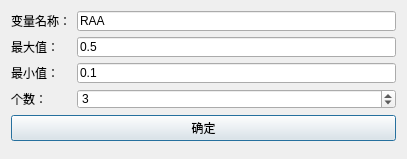
<?xml version="1.0" encoding="UTF-8"?>
<ui version="4.0">
 <class>VariateInputDialog_UI</class>
 <widget class="QDialog" name="VariateInputDialog_UI">
  <property name="geometry">
   <rect>
    <x>0</x>
    <y>0</y>
    <width>407</width>
    <height>159</height>
   </rect>
  </property>
  <property name="windowTitle">
   <string>Dialog</string>
  </property>
  <layout class="QGridLayout" name="gridLayout">
   <item row="0" column="0">
    <layout class="QHBoxLayout" name="horizontalLayout">
     <item>
      <widget class="QLabel" name="label">
       <property name="minimumSize">
        <size>
         <width>60</width>
         <height>20</height>
        </size>
       </property>
       <property name="maximumSize">
        <size>
         <width>60</width>
         <height>20</height>
        </size>
       </property>
       <property name="text">
        <string>变量名称：</string>
       </property>
      </widget>
     </item>
     <item>
      <widget class="QLineEdit" name="lineEditName">
       <property name="minimumSize">
        <size>
         <width>0</width>
         <height>20</height>
        </size>
       </property>
       <property name="maximumSize">
        <size>
         <width>16777215</width>
         <height>20</height>
        </size>
       </property>
       <property name="text">
        <string>RAA</string>
       </property>
      </widget>
     </item>
    </layout>
   </item>
   <item row="1" column="0">
    <layout class="QHBoxLayout" name="horizontalLayout_3">
     <item>
      <widget class="QLabel" name="label_3">
       <property name="minimumSize">
        <size>
         <width>60</width>
         <height>20</height>
        </size>
       </property>
       <property name="maximumSize">
        <size>
         <width>60</width>
         <height>20</height>
        </size>
       </property>
       <property name="text">
        <string>最大值：</string>
       </property>
      </widget>
     </item>
     <item>
      <widget class="QLineEdit" name="lineEditMax">
       <property name="minimumSize">
        <size>
         <width>0</width>
         <height>20</height>
        </size>
       </property>
       <property name="maximumSize">
        <size>
         <width>16777215</width>
         <height>20</height>
        </size>
       </property>
       <property name="text">
        <string>0.5</string>
       </property>
      </widget>
     </item>
    </layout>
   </item>
   <item row="2" column="0">
    <layout class="QHBoxLayout" name="horizontalLayout_2">
     <item>
      <widget class="QLabel" name="label_4">
       <property name="minimumSize">
        <size>
         <width>60</width>
         <height>20</height>
        </size>
       </property>
       <property name="maximumSize">
        <size>
         <width>60</width>
         <height>20</height>
        </size>
       </property>
       <property name="text">
        <string>最小值：</string>
       </property>
      </widget>
     </item>
     <item>
      <widget class="QLineEdit" name="lineEditMini">
       <property name="minimumSize">
        <size>
         <width>0</width>
         <height>20</height>
        </size>
       </property>
       <property name="maximumSize">
        <size>
         <width>16777215</width>
         <height>20</height>
        </size>
       </property>
       <property name="text">
        <string>0.1</string>
       </property>
      </widget>
     </item>
    </layout>
   </item>
   <item row="3" column="0">
    <layout class="QHBoxLayout" name="horizontalLayout_4">
     <item>
      <widget class="QLabel" name="label_5">
       <property name="minimumSize">
        <size>
         <width>60</width>
         <height>20</height>
        </size>
       </property>
       <property name="maximumSize">
        <size>
         <width>60</width>
         <height>20</height>
        </size>
       </property>
       <property name="text">
        <string>个数：</string>
       </property>
      </widget>
     </item>
     <item>
      <widget class="QSpinBox" name="stepsize">
       <property name="minimumSize">
        <size>
         <width>133</width>
         <height>20</height>
        </size>
       </property>
       <property name="maximumSize">
        <size>
         <width>16777215</width>
         <height>20</height>
        </size>
       </property>
       <property name="value">
        <number>3</number>
       </property>
      </widget>
     </item>
    </layout>
   </item>
   <item row="4" column="0">
    <widget class="QPushButton" name="pushButtonOk">
     <property name="sizePolicy">
      <sizepolicy hsizetype="Minimum" vsizetype="Fixed">
       <horstretch>0</horstretch>
       <verstretch>0</verstretch>
      </sizepolicy>
     </property>
     <property name="text">
      <string>确定</string>
     </property>
    </widget>
   </item>
   <item row="5" column="0">
    <spacer name="verticalSpacer">
     <property name="orientation">
      <enum>Qt::Vertical</enum>
     </property>
     <property name="sizeHint" stdset="0">
      <size>
       <width>20</width>
       <height>1</height>
      </size>
     </property>
    </spacer>
   </item>
  </layout>
 </widget>
 <resources/>
 <connections/>
</ui>
